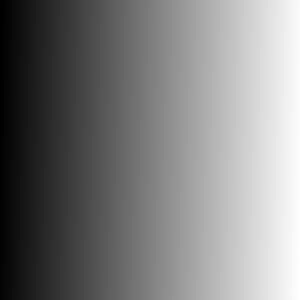
#> input picture ml/opencv/data/gradient.png, 300 x 300 px
$ python 009_image_threshold.py
#> lines starting #> are read from the running program, lines starting #| are printed output that depends on the picture; after the words box and inside, x2 and y2 are one past the last pixel; in counts of white or black regions, pixels touching at a corner belong together
from __future__ import print_function
import numpy as np
import cv2
import matplotlib.pyplot as plt

# Goal
# In this tutorial, you will learn Simple thresholding, Adaptive thresholding, Otsu's thresholding etc.
# You will learn these functions : cv2.threshold, cv2.adaptiveThreshold etc.
# http://docs.opencv.org/master/d7/d4d/tutorial_py_thresholding.html

def plot(titles, images):
  for i in range(len(titles)):
    plt.subplot(3, 3, i + 1)
    plt.imshow(images[i], 'gray')
    plt.title(titles[i])
    plt.xticks([])
    plt.yticks([])
  plt.show()

# Simple Thresholding
img = cv2.imread('data/gradient.png') # should be a grayscale image
#> img is the input picture: shape (300, 300, 3); mean B, G, R 126.5, 126.5, 126.5
(ret, threshold1) = cv2.threshold(img, thresh=127, maxval=255, type=cv2.THRESH_BINARY)
(ret, threshold2) = cv2.threshold(img, thresh=127, maxval=255, type=cv2.THRESH_BINARY_INV)
(ret, threshold3) = cv2.threshold(img, thresh=127, maxval=255, type=cv2.THRESH_TRUNC)
(ret, threshold4) = cv2.threshold(img, thresh=127, maxval=255, type=cv2.THRESH_TOZERO)
(ret, threshold5) = cv2.threshold(img, thresh=127, maxval=255, type=cv2.THRESH_TOZERO_INV)
titles = ['Original Image','BINARY','BINARY_INV','TRUNC','TOZERO','TOZERO_INV']
images = [img, threshold1, threshold2, threshold3, threshold4, threshold5]
# plot(titles, images)

# Adaptive Thresholding
img = cv2.imread('data/sudoku.png', 0) # should be a grayscale image
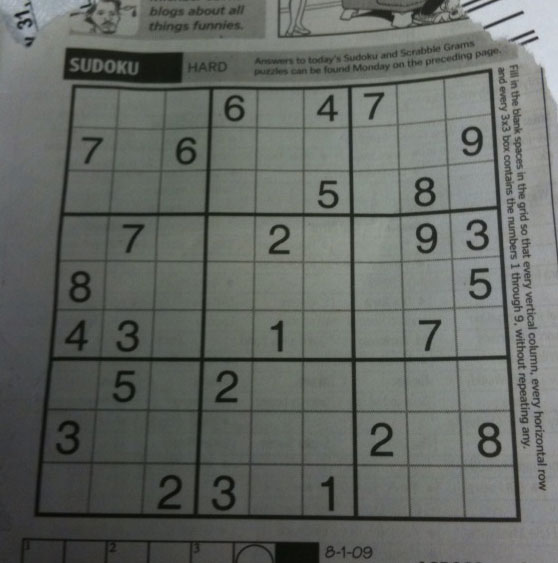
#> input picture ml/opencv/data/sudoku.png, 558 x 563 px
#> img: shape (563, 558); min 7, max 218, mean 101.8
# img = cv2.medianBlur(img, 5)
ret,th1 = cv2.threshold(img,127,255,cv2.THRESH_BINARY)
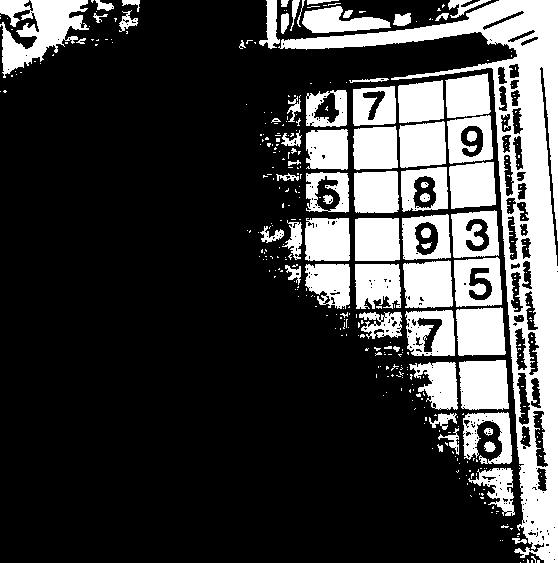
#> th1: shape (563, 558); 25.3% white; 376 white regions (307 under 20 px), largest, box (x1, y1, x2, y2) and area: (278, 0, 558, 563) 25952, (0, 0, 89, 78) 3634, (459, 360, 509, 410) 2273
th2 = cv2.adaptiveThreshold(img, maxValue=255, adaptiveMethod=cv2.ADAPTIVE_THRESH_MEAN_C, thresholdType=cv2.THRESH_BINARY, blockSize=11, C=2)
#> th2: shape (563, 558); 74.4% white; 2935 black regions (2574 under 20 px), largest, box (x1, y1, x2, y2) and area: (33, 68, 521, 523) 30399, (277, 0, 500, 39) 2538, (63, 47, 184, 83) 2362
th3 = cv2.adaptiveThreshold(img, maxValue=255, adaptiveMethod=cv2.ADAPTIVE_THRESH_GAUSSIAN_C, thresholdType=cv2.THRESH_BINARY, blockSize=11, C=2)
#> th3: shape (563, 558); 77.6% white; 4658 black regions (4444 under 20 px), largest, box (x1, y1, x2, y2) and area: (33, 68, 521, 523) 26610, (277, 0, 503, 38) 2178, (63, 48, 184, 83) 2143
# th2 = cv2.adaptiveThreshold(img,255,cv2.ADAPTIVE_THRESH_MEAN_C, cv2.THRESH_BINARY,11,2)
# th3 = cv2.adaptiveThreshold(img,255,cv2.ADAPTIVE_THRESH_GAUSSIAN_C, cv2.THRESH_BINARY,11,2)

img1 = cv2.medianBlur(img, 5)
ret,th4 = cv2.threshold(img1,127,255,cv2.THRESH_BINARY)
#> th4: shape (563, 558); 25.2% white; 79 white regions (32 under 20 px), largest, box (x1, y1, x2, y2) and area: (259, 0, 558, 563) 27086, (353, 74, 496, 213) 15195, (402, 211, 506, 356) 9242
th5 = cv2.adaptiveThreshold(img1, maxValue=255, adaptiveMethod=cv2.ADAPTIVE_THRESH_MEAN_C, thresholdType=cv2.THRESH_BINARY, blockSize=11, C=2)
#> th5: shape (563, 558); 78.4% white; 944 black regions (749 under 20 px), largest, box (x1, y1, x2, y2) and area: (34, 68, 521, 523) 15998, (187, 0, 535, 63) 4506, (63, 47, 184, 83) 2270
th6 = cv2.adaptiveThreshold(img1, maxValue=255, adaptiveMethod=cv2.ADAPTIVE_THRESH_GAUSSIAN_C, thresholdType=cv2.THRESH_BINARY, blockSize=11, C=2)
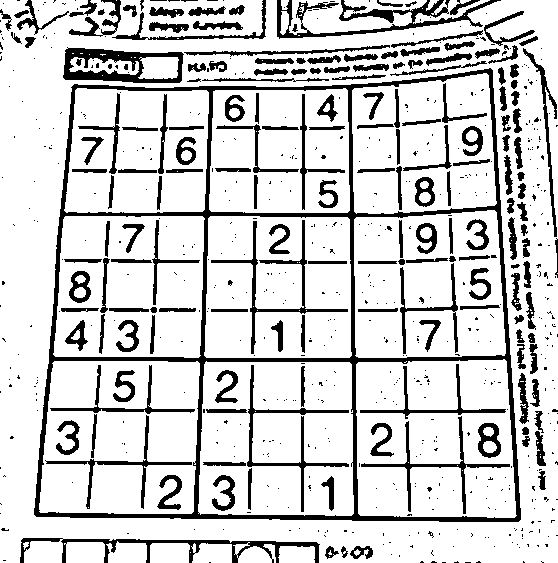
#> th6: shape (563, 558); 81.8% white; 715 black regions (537 under 20 px), largest, box (x1, y1, x2, y2) and area: (34, 68, 521, 522) 14482, (277, 0, 501, 39) 2269, (63, 47, 184, 83) 2024

titles = [
          'Original Image',
          'Global Thresholding (v = 127)',
          'Adaptive Mean Thresholding',
          'Adaptive Gaussian Thresholding',
          'Original Image (blur)',
          'Global Thresholding (v = 127) (blur)',
          'Adaptive Mean Thresholding (blur)',
          'Adaptive Gaussian Thresholding (blur)'
]
images = [img, th1, th2, th3, img1, th4, th5, th6]
# plot(titles, images)

# Otsu's Binarization
# How Otsu's Binarization Works?
img = cv2.imread('data/pic2.png', 0) # should be a grayscale image
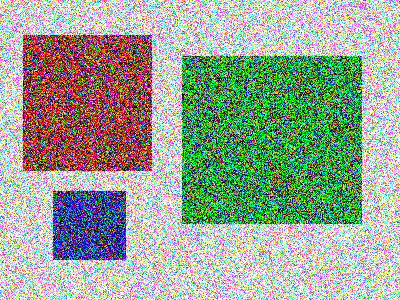
#> input picture ml/opencv/data/pic2.png, 400 x 300 px
#> img: shape (300, 400); min 0, max 255, mean 159.1

# global threshold
(ret1, threshold1) = cv2.threshold(img, thresh=127, maxval=255, type=cv2.THRESH_BINARY)
#> threshold1: shape (300, 400); 68.9% white; black in thin lines or dots

# otsu's threshold
(ret2, threshold2) = cv2.threshold(img, thresh=0, maxval=255, type=cv2.THRESH_BINARY+cv2.THRESH_OTSU)
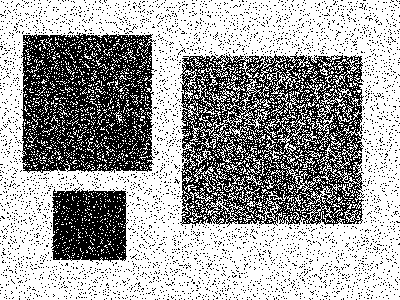
#> threshold2: shape (300, 400); 63.9% white; black in thin lines or dots
#> ret2 = 141

# otsu's threshold after blur
blur = cv2.GaussianBlur(img, (5, 5), sigmaX=0)
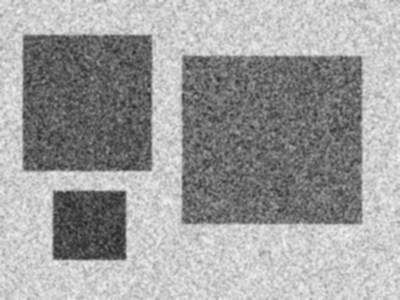
#> blur: shape (300, 400); min 36, max 243, mean 159.1
(ret3, threshold3) = cv2.threshold(img, thresh=0, maxval=255, type=cv2.THRESH_BINARY+cv2.THRESH_OTSU)
#> ret3 = 141

# plot all the images and their histograms
images = [img, 0, threshold1,
          img, 0, threshold2,
          blur, 0, threshold3]
titles = ['Original Noisy Image','Histogram','Global Thresholding (v=127)',
          'Original Noisy Image','Histogram',"Otsu's Thresholding",
          'Gaussian filtered Image','Histogram',"Otsu's Thresholding"]

for i in range(3):
  # img
  plt.subplot(3,3,i*3+1),plt.imshow(images[i*3],'gray')
  plt.title(titles[i*3]), plt.xticks([]), plt.yticks([])

  # histogram
  plt.subplot(3,3,i*3+2),plt.hist(images[i*3].ravel(),256)
  plt.title(titles[i*3+1]), plt.xticks([]), plt.yticks([])

  # threshold
  plt.subplot(3,3,i*3+3),plt.imshow(images[i*3+2],'gray')
  plt.title(titles[i*3+2]), plt.xticks([]), plt.yticks([])
plt.show()
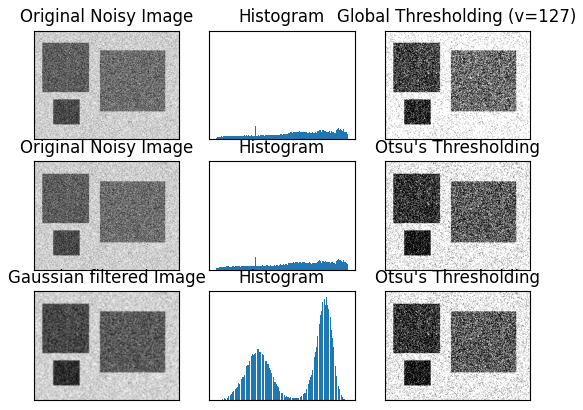
#> figure drawn by matplotlib, 9 panels

#> (the run stopped early here; a loop or call above may not have finished)
